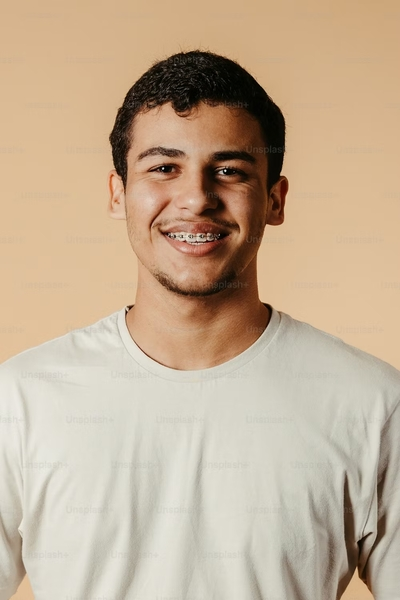
#> input picture images/persona.jpg, 400 x 600 px, found by its file name
$ python prueba5.py
#> lines starting #> are read from the running program, lines starting #| are printed output that depends on the picture
import cv2
import numpy as np

# Cargar la imagen
img = cv2.imread('images/persona.jpg')
#> img is the input picture: shape (600, 400, 3); mean B, G, R 149.5, 174.4, 195.5

# Redimensionar la imagen a 400x520
img_r = cv2.resize(img, (400, 520))
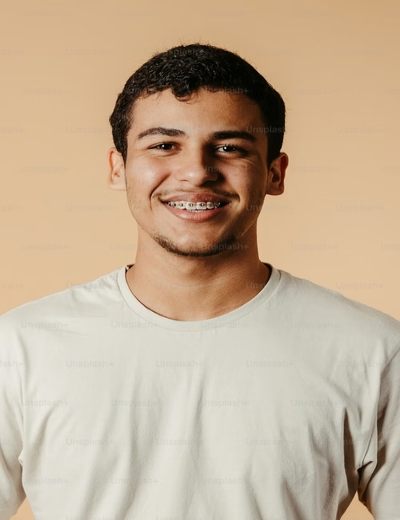
#> img_r: shape (520, 400, 3); mean B, G, R 149.5, 174.4, 195.4
rows, cols = img_r.shape[:2]  # Obtener las dimensiones de la imagen redimensionada
#> rows = 520; cols = 400

# Generar la máscara de viñeta usando kernels Gaussianos
kernel_x = cv2.getGaussianKernel(cols, 200)
kernel_y = cv2.getGaussianKernel(rows, 200)
kernel = kernel_y * kernel_x.T
mask = 255 * kernel / np.linalg.norm(kernel)
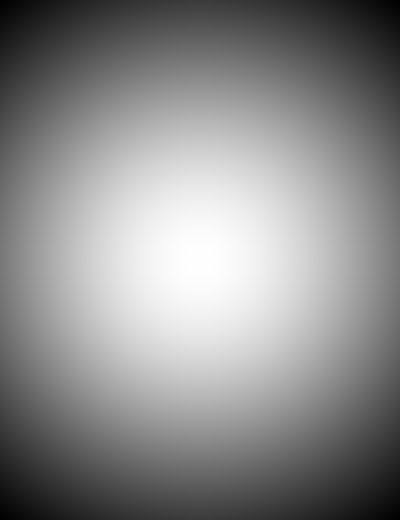
#> kernel: shape (520, 400) float64; min 1.89e-06, max 7.23e-06, mean 4.81e-06; drawn with min black and max white

# Crear una copia de la imagen redimensionada para aplicar la máscara
output = np.copy(img_r)

# Redimensionar la máscara al tamaño de la imagen
mask_resized = cv2.resize(mask, (cols, rows))
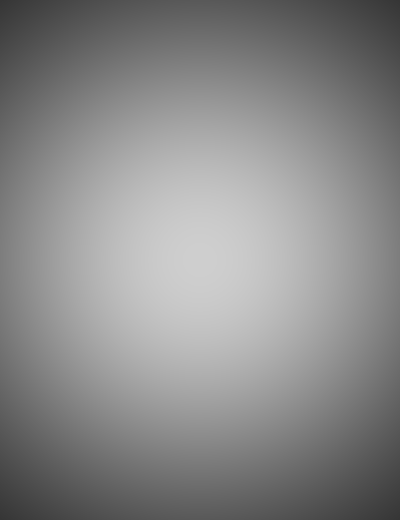
#> mask: shape (520, 400) float64; min 0.212, max 0.811, mean 0.539

# Aplicar la máscara a cada canal de la imagen redimensionada
for i in range(3):
    output[:,:,i] = output[:,:,i] * mask_resized  # Usar la máscara redimensionada
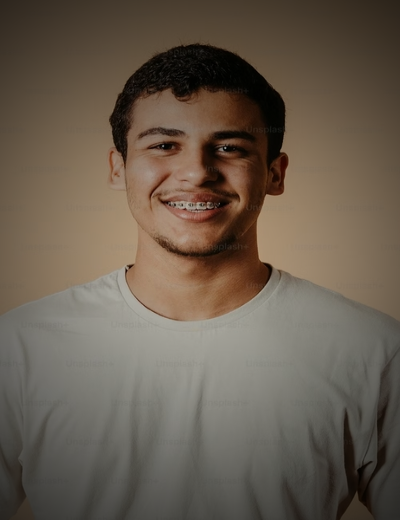
#> output: shape (520, 400, 3); mean B, G, R 78.9, 92.3, 104.1

# Mostrar la imagen original y la imagen con el efecto de viñeta
cv2.imshow('Original', img_r)
cv2.imshow('Vignette', output)

cv2.waitKey(0)
cv2.destroyAllWindows()
